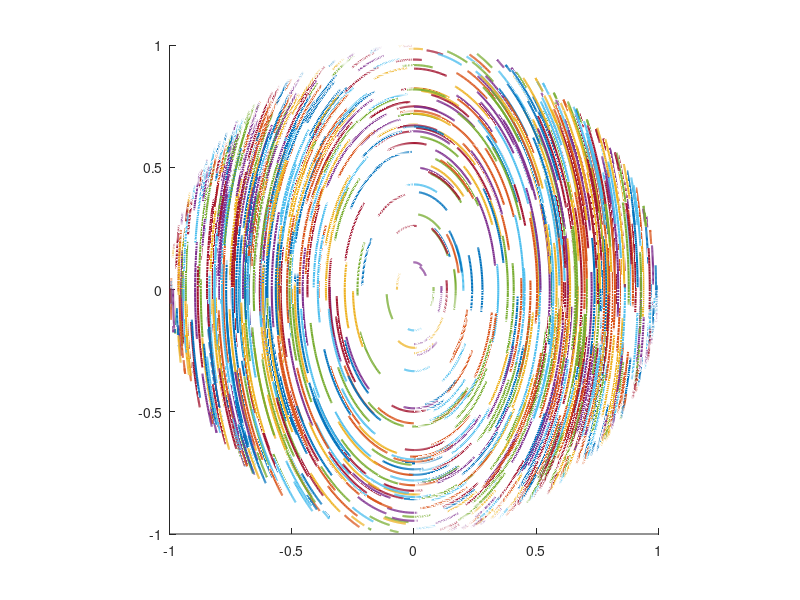

Here is the MATLAB script that generated this plot:
clc
clear
close all
%%%part D
func_w = @(t,w) [w(2)*w(3)/3; (-2)*w(1)*w(3)/2; w(1)*w(2)];

t_final = 1;

hold on
axis square
for iter = 0:1000
    w=randi([-100,100],3,1);
    w=w./norm(w);
    [~, points] = ode45(func_w,[0,t_final],w);
    plot3(points(:,1), points(:,2), points(:,3), 'LineWidth',1.5)
%     plot3(points(1,1), points(1,2), points(1,3), 'bo')
%     plot3(points(end,1), points(end,2), points(end,3), 'bs')
end















